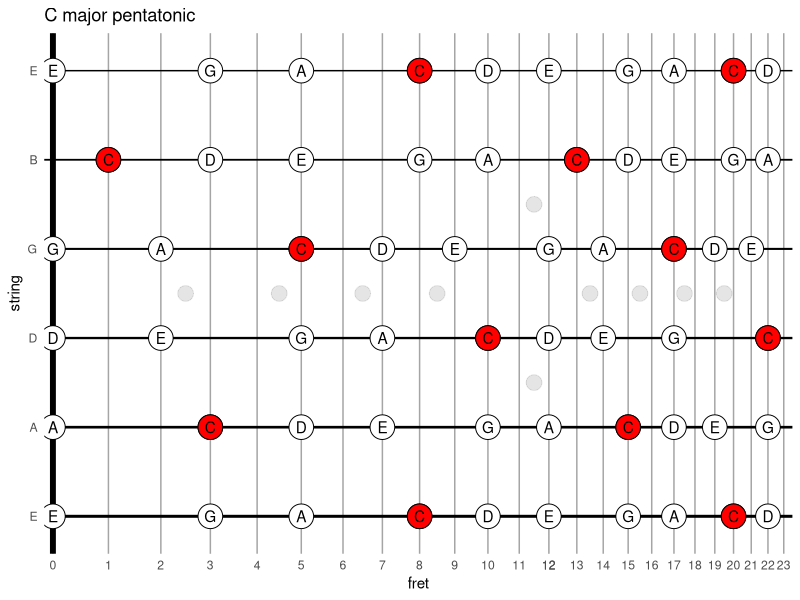

Write the R code that produced this figure.
library(tidyverse)

# setup
guitar_setup <- list(
  tuning = c("E", "A", "D", "G", "B", "E"),
  frets = 23,
  # notes: store in vector as ordered factor
  notes = c("C", "C#", "D", "D#", "E", "F", "F#", "G", "G#", "A", "A#", "B")
)

# design fretboard
calc_fretboard <- function(guitar_setup) {
  # calculate layout
  calc_fret_distance <- function(n, s = 1, k = 5.71584144995393e-2) {
    s * (1 - exp(-k * n))
  }

  fretboard_layout <- data.frame(
    fret_pos = calc_fret_distance(0:guitar_setup$frets),
    fret_num = 0:guitar_setup$frets
  ) %>% select(fret_num, fret_pos)

  # calculate markers
  calc_fret_marker_position <- function(n, pos) {
    mean(c(pos[n], pos[n+1]))
  }
  calc_fret_marker_position_v <- Vectorize(calc_fret_marker_position, "n")

  fretboard_markers <- bind_rows(
    # fret vs marker
    data.frame(marker = "single",
               fret_num = c(3, 5, 7, 9, 15, 17, 19, 21),
               marker_posY = max(length(guitar_setup$tuning) + 1) / 2),
    data.frame(marker = "double",
               fret_num = c(12),
               # c(-1, 1) * 1: * 1 can be a distance parameter here
               marker_posY = max(length(guitar_setup$tuning) + 1) / 2 + c(-1, 1) * 1)) %>%
    # join with layout
    right_join(fretboard_layout, by = "fret_num") %>%
    arrange(fret_num) %>%
    # calc marker position X (fret)
    mutate(marker_posX = calc_fret_marker_position_v(fret_num, fret_pos)) %>%
    filter(!is.na(marker)) %>%
    select(fret_num, marker, marker_posX, marker_posY)

  left_join(fretboard_layout, fretboard_markers, by = "fret_num")
}

fretboard <- calc_fretboard(guitar_setup)

# calculate notes on the fretboard
calc_notes <- function(fretboard, guitar_setup) {
  calc_note <- function(
    fret = 10,
    tuning = "E") {


    if (fret >= 12)
    {
      fret = fret - (12 * round(fret / 12, 0))
    }
    note_idx <- which(guitar_setup$notes == tuning) + fret
    if(note_idx > 12) note_idx <- note_idx - 12
    guitar_setup$notes[note_idx]
  }

  calc_note_v <- Vectorize(calc_note)


  data.frame(
    fret_num = rep(0:guitar_setup$frets, each = length(guitar_setup$tuning)),
    string_idx = rep(1:length(guitar_setup$tuning), guitar_setup$frets + 1)
  ) %>% mutate(
    string_tune = guitar_setup$tuning[string_idx],
    fret_note = calc_note_v(fret_num, string_tune)
  ) %>%
    left_join(fretboard %>% select(fret_num, fret_pos), by = "fret_num") %>%
    distinct()

}

fretboard_notes <- calc_notes(fretboard, guitar_setup)



# Generate scale ----------------------------------------------------------
calc_scale <- function(root, type) {
  all_notes = data.frame(
    idx = 1:24,
    notes = rep(c("C", "C#", "D", "D#", "E", "F", "F#", "G", "G#", "A", "A#", "B"),2)
    )

    # form diatonic scales
  scale_pattern_major <- c(2, 2, 1, 2, 2, 2, 1)
  scale_pattern_minor_natural <- c(2, 1, 2, 2, 1, 2, 2)
  scale_pattern_minor_harmonic <- c(2, 1, 2, 2, 1, 3, 1)

  if(!str_detect(type, "pentatonic")) {
    scale_pattern <- case_when(
      type == "major" ~ scale_pattern_major,
      type == "minor_natural" ~ scale_pattern_minor_natural,
      type == "minor_harmonic" ~ scale_pattern_minor_harmonic
    )
    idx <- c(which(all_notes$notes==root)[1],  which(all_notes$notes==root)[1] + cumsum(scale_pattern))[1:7]

  } else {
    idx <- c(which(all_notes$notes==root)[1],  which(all_notes$notes==root)[1] + cumsum(scale_pattern_major))[1:7]
    if(str_detect(type, "major")) {
      idx <- idx[c(1, 2, 3, 5, 6)]
    } else if(str_detect(type, "minor")) {
      idx[3] <- idx[3] - 1
      idx[7] <- idx[7] - 1
      idx <- idx[c(1, 3, 4, 5, 7)]

    }
  }

  all_notes[idx,"notes"]

}

# calc_scale("A", "minor_harmonic")
# calc_scale("G", "minor_natural")
# calc_scale("A", "minor_pentatonic")
# calc_scale("A", "major_pentatonic")


# Plot --------------------------------------------------------------------


# plot empty fretboard
fr <- ggplot(NULL) +
  # plot frets
  geom_vline(data = fretboard, aes(xintercept = fret_pos), alpha = 0.3) +
  geom_vline(xintercept = 0, alpha = 1, size = 2) +
  # plot strings
  geom_hline(
    yintercept = 1:length(guitar_setup$tuning),
    # string thickness
    size = 1 - seq(
      from = 0,
      to = 0.5,
      length.out = length(guitar_setup$tuning)
    )
  ) +
  # plot single markers
  geom_point(
    data = fretboard %>% filter(marker == "single"),
    aes(x = marker_posX, y = marker_posY),
    size = 5,
    alpha = 0.1
  ) +
  # plot double markers
  geom_point(
    data = fretboard %>% filter(marker == "double"),
    aes(x = marker_posX, y = marker_posY),
    size = 5,
    alpha = 0.1
  ) +
  # label strings
  scale_y_continuous(
    breaks = 1:length(guitar_setup$tuning),
    labels = guitar_setup$tuning,
    expand = c(0.07, 0.07)
  ) +
  # label frets
  scale_x_continuous(
    breaks = fretboard$fret_pos,
    labels = fretboard$fret_num,
    expand = c(.005, .005)
  ) +
  # plot labels
  labs(x = "fret", y = "string") +
  # theme
  theme_minimal() +
  theme(panel.grid.minor = element_blank())


root = "C"
type = "major_pentatonic"

notes_show <- fretboard_notes %>%
filter(fret_note %in% calc_scale(root, type))

fr + geom_point(data = notes_show,
             mapping = aes(x = fret_pos, y = string_idx),
             shape = 21, size = 8,
             fill = "white", color = "black") +
    geom_point(data = notes_show %>% filter(fret_note == root),
              mapping = aes(x = fret_pos, y = string_idx),
              shape = 21, size = 8,
              fill = "red", color = "black") +
    geom_text(data = notes_show,
              mapping = aes(x = fret_pos, y = string_idx, label = fret_note)) +
    labs(title = paste(root, str_replace(type, "_", " ")))







